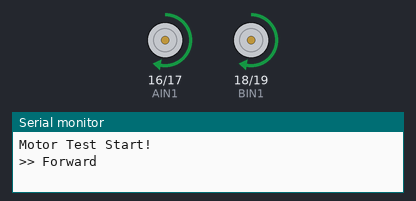
This sketch was run on a simulated ESP32. Shown: motor-driver pin pairs drawn as motors (green arrow = first pin HIGH = forward, orange = second pin HIGH = backward, longer = more drive), the last lines printed to the serial monitor.

Above: at 3.0 s.
At 6.0 s:
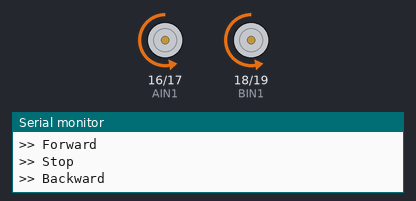
At 9.0 s:
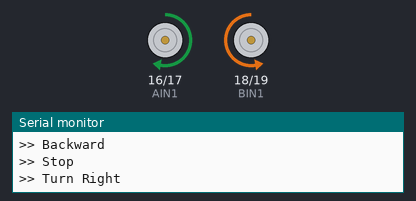
At 14.5 s:
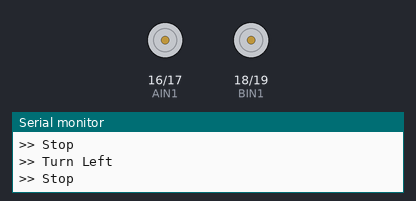
Timing chart, 0 to 20.2 s (numbered marks = the images above):
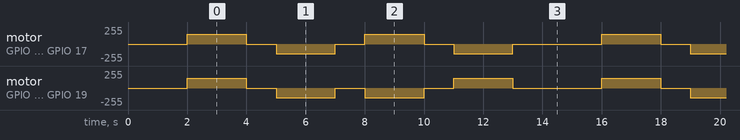

Measured:
- by itself, motor on GPIO 18 (BIN1) / GPIO 19 (BIN2): repeats every 14.0 s: 2 × (stopped 1.0 s, backward 149/255 2.0 s), stopped 1.0 s, forward 149/255 2.0 s, stopped 3.0 s, forward 149/255 2.0 s
- by itself, motor on GPIO 16 (AIN1) / GPIO 17 (AIN2): repeats every 14.0 s: stopped 1.0 s, backward 149/255 2.0 s, stopped 1.0 s, forward 149/255 2.0 s, stopped 1.0 s, backward 149/255 2.0 s, stopped 3.0 s, forward 149/255 2.0 s

The sketch:

01_motor_test.ino
```cpp
/*
 * モーター動作確認テスト
 * ESP32 + DRV8833
 *
 * ESP32 Arduino Core 3.x対応版
 *
 * 接続:
 *   GPIO16 → AIN1 (モーターA)
 *   GPIO17 → AIN2
 *   GPIO18 → BIN1 (モーターB)
 *   GPIO19 → BIN2
 *   3.3V   → STBY (スタンバイ解除)
 */

// ピン定義
#define AIN1 16
#define AIN2 17
#define BIN1 18
#define BIN2 19

// PWM設定
#define PWM_FREQ 1000      // 1kHz
#define PWM_RESOLUTION 8   // 8bit (0-255)

void setup() {
  Serial.begin(115200);
  Serial.println("Motor Test Start!");

  // ESP32 Arduino Core 3.x: ledcAttach(pin, freq, resolution)
  // チャンネルは自動割り当て、ピン番号で直接制御
  ledcAttach(AIN1, PWM_FREQ, PWM_RESOLUTION);
  ledcAttach(AIN2, PWM_FREQ, PWM_RESOLUTION);
  ledcAttach(BIN1, PWM_FREQ, PWM_RESOLUTION);
  ledcAttach(BIN2, PWM_FREQ, PWM_RESOLUTION);

  // 初期状態：停止
  stopMotors();

  delay(2000);
}

void loop() {
  // テスト1: 両モーター前進
  Serial.println(">> Forward");
  setMotors(150, 150);
  delay(2000);

  // 停止
  Serial.println(">> Stop");
  stopMotors();
  delay(1000);

  // テスト2: 両モーター後退
  Serial.println(">> Backward");
  setMotors(-150, -150);
  delay(2000);

  // 停止
  Serial.println(">> Stop");
  stopMotors();
  delay(1000);

  // テスト3: 右旋回（左前進、右後退）
  Serial.println(">> Turn Right");
  setMotors(150, -150);
  delay(2000);

  // 停止
  Serial.println(">> Stop");
  stopMotors();
  delay(1000);

  // テスト4: 左旋回（左後退、右前進）
  Serial.println(">> Turn Left");
  setMotors(-150, 150);
  delay(2000);

  // 停止
  Serial.println(">> Stop");
  stopMotors();
  delay(3000);
}

/**
 * 両モーターの速度を設定
 * speedA, speedB: -255 ~ 255 (負で逆転)
 */
void setMotors(int speedA, int speedB) {
  // モーターA (ESP32 Core 3.x: ledcWrite(pin, duty))
  if (speedA >= 0) {
    ledcWrite(AIN1, speedA);
    ledcWrite(AIN2, 0);
  } else {
    ledcWrite(AIN1, 0);
    ledcWrite(AIN2, -speedA);
  }

  // モーターB
  if (speedB >= 0) {
    ledcWrite(BIN1, speedB);
    ledcWrite(BIN2, 0);
  } else {
    ledcWrite(BIN1, 0);
    ledcWrite(BIN2, -speedB);
  }
}

/**
 * 両モーター停止
 */
void stopMotors() {
  ledcWrite(AIN1, 0);
  ledcWrite(AIN2, 0);
  ledcWrite(BIN1, 0);
  ledcWrite(BIN2, 0);
}
```
